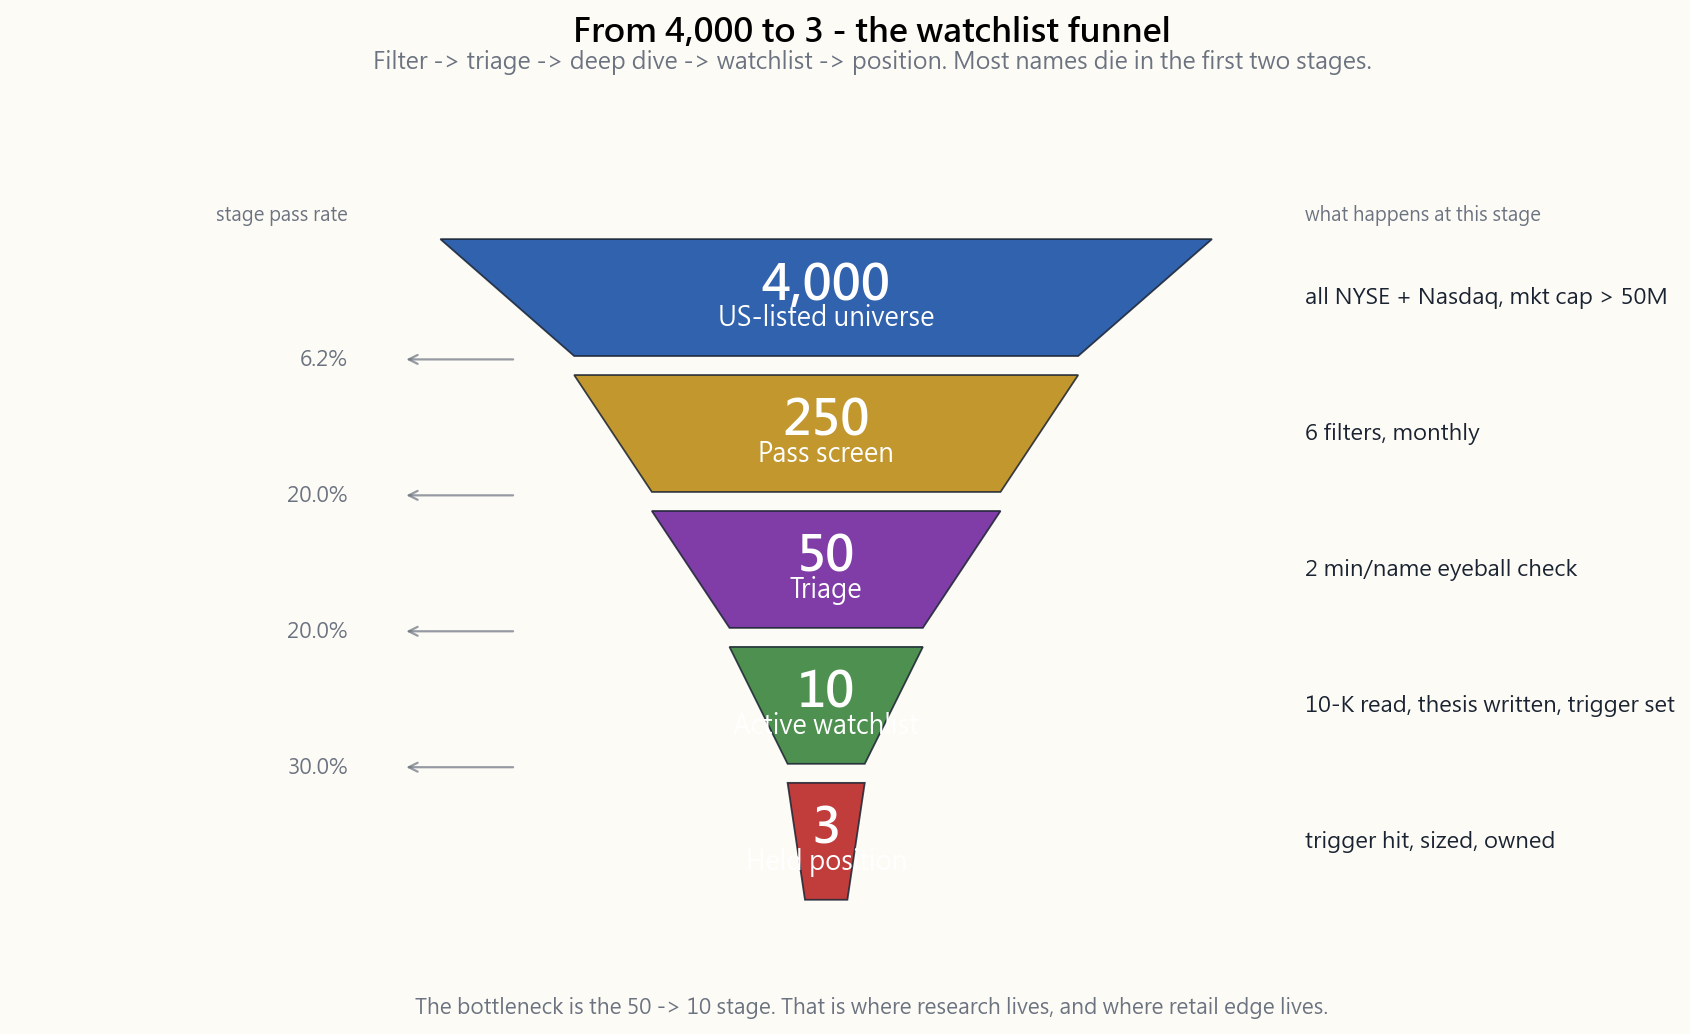

This figure's Python source:
"""Side 27, S2.6 - Screening funnel: 4,000 -> 250 -> 50 -> 10 -> 3.

Five-stage trapezoidal funnel showing how a retail watchlist pipeline
converts the universe of US-listed equities into a held position book.
Each stage is labelled with a count and an activity.

Run:
    uv run python course/image/side27_screener_funnel.py
"""

from __future__ import annotations

import sys
from pathlib import Path

import matplotlib.pyplot as plt
import numpy as np
from matplotlib.patches import Polygon

sys.path.insert(0, str(Path(__file__).resolve().parents[1]))
from scripts.chart_helpers import (  # noqa: E402
    PALETTE_LIGHT,
    apply_cjk_font,
    render_for_all_locales,
    style_axes,
)

apply_cjk_font()
OUT_DIR = Path(__file__).parent
BASE = "side27_screener_funnel"


# Stage counts (top -> bottom).
COUNTS = [4000, 250, 50, 10, 3]

LANG_STRINGS = {
    "en": {
        "title":    "From 4,000 to 3 - the watchlist funnel",
        "subtitle": "Filter -> triage -> deep dive -> watchlist -> position. Most names die in the first two stages.",
        "stages": [
            ("US-listed universe",  "all NYSE + Nasdaq, mkt cap > 50M"),
            ("Pass screen",         "6 filters, monthly"),
            ("Triage",              "2 min/name eyeball check"),
            ("Active watchlist",    "10-K read, thesis written, trigger set"),
            ("Held position",       "trigger hit, sized, owned"),
        ],
        "footer":   "The bottleneck is the 50 -> 10 stage. That is where research lives, and where retail edge lives.",
    },
    "hk": {
        "title":    "由 4,000 到 3 - 觀察名單漏斗",
        "subtitle": "篩選 -> 分流 -> 深研 -> 名單 -> 倉位。大部分名字都死在前兩階段。",
        "stages": [
            ("美股全集",        "全部 NYSE + Nasdaq,市值 > 5,000 萬"),
            ("通過篩選",        "6 條過濾,每月一次"),
            ("分流",            "每名 2 分鐘目測"),
            ("觀察名單",        "讀 10-K、寫論點、設買入價"),
            ("已持倉",          "觸發、定碼、持有"),
        ],
        "footer":   "瓶頸在 50 -> 10。那一階段才是研究發生的地方,也是散戶優勢真正存在的地方。",
    },
    "tw": {
        "title":    "從 4,000 到 3 - 觀察清單漏斗",
        "subtitle": "篩選 -> 分流 -> 深研 -> 清單 -> 部位。大多數名字都死在前兩階段。",
        "stages": [
            ("美股全集",        "全部 NYSE + Nasdaq,市值 > 5,000 萬"),
            ("通過篩選",        "6 條條件,每月跑一次"),
            ("分流",            "每名 2 分鐘目測"),
            ("觀察清單",        "讀 10-K、寫論點、設觸發價"),
            ("已建立部位",      "觸發、計量、持有"),
        ],
        "footer":   "瓶頸在 50 -> 10。那一階段才是研究發生的地方,也是散戶優勢真正存在的地方。",
    },
    "cn": {
        "title":    "从 4,000 到 3 - 观察清单漏斗",
        "subtitle": "筛选 -> 分流 -> 深研 -> 名单 -> 仓位。大多数名字都死在前两个阶段。",
        "stages": [
            ("美股全集",        "全部 NYSE + Nasdaq,市值 > 5,000 万"),
            ("通过筛选",        "6 条过滤,每月一次"),
            ("分流",            "每名 2 分钟目测"),
            ("观察清单",        "读 10-K、写论点、设触发价"),
            ("已持仓",          "触发、定量、持有"),
        ],
        "footer":   "瓶颈在 50 -> 10。那一阶段才是研究发生的地方,也是散户优势真正存在的地方。",
    },
}


def build_fig(s):
    p = PALETTE_LIGHT
    fig, ax = plt.subplots(figsize=(11, 6.6), dpi=150)
    style_axes(ax, p)

    # Map counts to log-space widths so the visual gradient is readable.
    max_w = 1.0
    min_w = 0.10
    log_counts = np.log10(np.array(COUNTS, dtype=float))
    lo, hi = log_counts.min(), log_counts.max()
    widths = min_w + (log_counts - lo) / (hi - lo) * (max_w - min_w)

    # Stage vertical bands.
    n = len(COUNTS)
    band_h = 1.0 / n
    colors = [p["blue"], p["accent"], p["purple"], p["green"], p["red"]]

    for i in range(n):
        y_top = 1.0 - i * band_h
        y_bot = y_top - band_h * 0.86  # leave gap between bands
        w_top = widths[i] / 2
        w_bot = widths[i + 1] / 2 if i + 1 < n else widths[i] / 2 * 0.55
        poly = Polygon(
            [(-w_top, y_top), (w_top, y_top), (w_bot, y_bot), (-w_bot, y_bot)],
            closed=True, facecolor=colors[i], edgecolor=p["fg"],
            linewidth=0.8, alpha=0.85,
        )
        ax.add_patch(poly)

        count = COUNTS[i]
        label, blurb = s["stages"][i]
        # Count + label centred in the band.
        ax.text(0, (y_top + y_bot) / 2 + 0.018,
                f"{count:,}", ha="center", va="center",
                fontsize=22, fontweight="bold", color="white")
        ax.text(0, (y_top + y_bot) / 2 - 0.030,
                label, ha="center", va="center",
                fontsize=11.5, color="white")

        # Right-side blurb.
        ax.text(0.62, (y_top + y_bot) / 2,
                blurb, ha="left", va="center",
                fontsize=10, color=p["fg"], style="italic")

        # Conversion ratio between bands.
        if i + 1 < n:
            ratio = COUNTS[i + 1] / COUNTS[i]
            ax.text(-0.62, y_bot - 0.005,
                    f"{ratio*100:.1f}%", ha="right", va="center",
                    fontsize=9.5, color=p["muted"])
            ax.annotate("", xy=(-0.55, y_bot - 0.005), xytext=(-0.40, y_bot - 0.005),
                        arrowprops=dict(arrowstyle="->", color=p["muted"],
                                        lw=1.0, alpha=0.7))

    ax.text(-0.62, 1.02, "stage pass rate",
            ha="right", va="bottom", fontsize=8.5, color=p["muted"], style="italic")
    ax.text(0.62, 1.02, "what happens at this stage",
            ha="left",  va="bottom", fontsize=8.5, color=p["muted"], style="italic")

    ax.set_xlim(-1.05, 1.05)
    ax.set_ylim(-0.08, 1.10)
    ax.set_aspect("auto")
    ax.set_xticks([]); ax.set_yticks([])
    for sp in ("left", "right", "top", "bottom"):
        ax.spines[sp].set_visible(False)
    ax.grid(False)

    fig.suptitle(s["title"], fontsize=15, fontweight="bold", y=0.97)
    fig.text(0.5, 0.92, s["subtitle"], ha="center",
             fontsize=10.5, color=p["muted"], style="italic")
    fig.text(0.5, 0.025, s["footer"], ha="center",
             fontsize=9.5, color=p["muted"], style="italic")
    fig.tight_layout(rect=[0, 0.04, 1, 0.90])
    return fig


if __name__ == "__main__":
    render_for_all_locales(BASE, OUT_DIR, build_fig, LANG_STRINGS)
    print(f"Wrote {BASE}_*.png to {OUT_DIR}")
